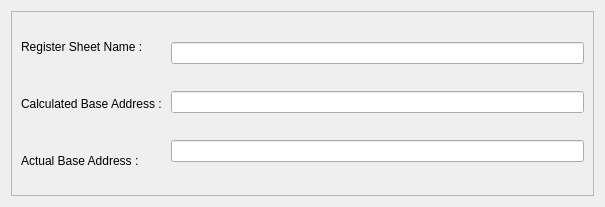
<?xml version="1.0" encoding="UTF-8"?>
<ui version="4.0">
 <class>Form</class>
 <widget class="QWidget" name="Form">
  <property name="geometry">
   <rect>
    <x>0</x>
    <y>0</y>
    <width>605</width>
    <height>207</height>
   </rect>
  </property>
  <property name="windowTitle">
   <string>Sheet Address</string>
  </property>
  <layout class="QVBoxLayout" name="verticalLayout">
   <item>
    <widget class="QFrame" name="frame">
     <property name="frameShape">
      <enum>QFrame::StyledPanel</enum>
     </property>
     <property name="frameShadow">
      <enum>QFrame::Raised</enum>
     </property>
     <layout class="QGridLayout" name="gridLayout">
      <item row="0" column="0" rowspan="2">
       <layout class="QVBoxLayout" name="verticalLayout_3">
        <item>
         <widget class="QLabel" name="label">
          <property name="text">
           <string>Register Sheet Name :</string>
          </property>
         </widget>
        </item>
        <item>
         <widget class="QLabel" name="label_3">
          <property name="text">
           <string>Calculated Base Address : </string>
          </property>
         </widget>
        </item>
        <item>
         <widget class="QLabel" name="label_4">
          <property name="text">
           <string>Actual Base Address :</string>
          </property>
         </widget>
        </item>
       </layout>
      </item>
      <item row="0" column="1" rowspan="2">
       <layout class="QVBoxLayout" name="verticalLayout_2">
        <item>
         <widget class="QLineEdit" name="sheet_name"/>
        </item>
        <item>
         <widget class="QLineEdit" name="calc_base_address"/>
        </item>
        <item>
         <widget class="QLineEdit" name="actual_base_address"/>
        </item>
       </layout>
      </item>
     </layout>
    </widget>
   </item>
  </layout>
 </widget>
 <resources/>
 <connections/>
</ui>
